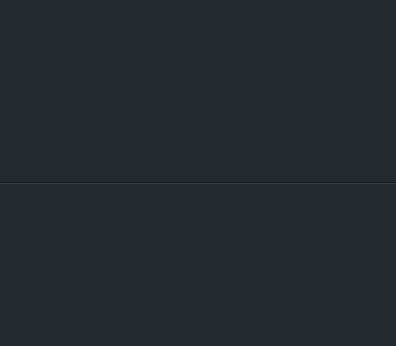
<?xml version="1.0" encoding="UTF-8"?>
<ui version="4.0">
 <class>LobbyTables</class>
 <widget class="QWidget" name="LobbyTables">
  <property name="geometry">
   <rect>
    <x>0</x>
    <y>0</y>
    <width>396</width>
    <height>346</height>
   </rect>
  </property>
  <property name="minimumSize">
   <size>
    <width>396</width>
    <height>346</height>
   </size>
  </property>
  <property name="maximumSize">
   <size>
    <width>396</width>
    <height>346</height>
   </size>
  </property>
  <property name="styleSheet">
   <string notr="true">* {
    outline: 0;
}

QTableView, QTableView::item, QTableView * {
    outline: 0;
}

QTableView
{
    background-color: #222a30;
    alternate-background-color: #37474f;
    gridline-color: rgba(0, 220, 0, 10);
}
QTableView::item:selected {
    
    background-color: #cfd8dc;
    color: #191919;
}
QTableView::item {
    font: 11px &quot;Open Sans&quot;;
    color: #fafafa;
}

QHeaderView::section
{
     border-top: 1px solid #455a64;
border-left: 1px solid #455a64;
border-bottom: 1px solid #191919;
border-right: 1px solid #191919;

    background-color: qlineargradient(spread:pad, x1:0, y1:1, x2:0, y2:0, stop:0 rgba(55, 71, 79, 255), stop:0.5 rgba(38, 50, 56, 255), stop:1 rgba(34, 42, 48, 255));
}

QHeaderView::section:hover{
background-color: qlineargradient(spread:pad, x1:0, y1:1, x2:0, y2:0, stop:0 rgba(34, 43, 49, 255), stop:0.95 rgba(131, 171, 190, 255), stop:1 rgba(131, 171, 190, 255));
}

QHeaderView::section:pressed{
	background-color: qlineargradient(spread:reflect, x1:0, y1:0, x2:0, y2:1, stop:0 rgba(1, 1, 1, 255), stop:0.162011 rgba(45, 45, 45, 255), stop:0.49162 rgba(19, 19, 19, 255), stop:1 rgba(37, 37, 37, 255));
} *{outline: 0;}
</string>
  </property>
  <layout class="QVBoxLayout" name="verticalLayout" stretch="0,0">
   <property name="spacing">
    <number>0</number>
   </property>
   <property name="leftMargin">
    <number>0</number>
   </property>
   <property name="topMargin">
    <number>0</number>
   </property>
   <property name="rightMargin">
    <number>0</number>
   </property>
   <property name="bottomMargin">
    <number>0</number>
   </property>
   <item>
    <widget class="QTableView" name="tableView">
     <property name="styleSheet">
      <string notr="true">QTableView {
    border: none;
    border-bottom: 1px solid #191919;
    alternate-background-color: #37474f;
    
	background-color: rgb(34, 42, 48);
	selection-background-color: rgb(207, 216, 220);
    font-size: 11px;
    text-align: center;
}

QTableView::item {
    
}

QHeaderView {
	background-color: qlineargradient(spread:pad, x1:0, y1:1, x2:0, y2:0, stop:0 rgba(55, 71, 79, 255), stop:0.5 rgba(38, 50, 56, 255), stop:1 rgba(34, 42, 48, 255));
 border-bottom: 1px solid #191919;
}
QHeaderView:section {
	background-color: qlineargradient(spread:pad, x1:0, y1:1, x2:0, y2:0, stop:0 rgba(55, 71, 79, 255), stop:0.5 rgba(38, 50, 56, 255), stop:1 rgba(34, 42, 48, 255));
    height: 24px;
    border: none;
    border-right: 1px solid #191919;
    border-left: 1px solid #455a64;
 border-bottom: 1px solid #191919;
color: #b0bec5;
font: 11px &quot;Open Sans&quot;;
}</string>
     </property>
     <property name="verticalScrollBarPolicy">
      <enum>Qt::ScrollBarAsNeeded</enum>
     </property>
     <property name="horizontalScrollBarPolicy">
      <enum>Qt::ScrollBarAlwaysOff</enum>
     </property>
     <property name="editTriggers">
      <set>QAbstractItemView::NoEditTriggers</set>
     </property>
     <property name="alternatingRowColors">
      <bool>true</bool>
     </property>
     <property name="selectionMode">
      <enum>QAbstractItemView::SingleSelection</enum>
     </property>
     <property name="selectionBehavior">
      <enum>QAbstractItemView::SelectRows</enum>
     </property>
     <property name="iconSize">
      <size>
       <width>24</width>
       <height>24</height>
      </size>
     </property>
     <property name="showGrid">
      <bool>false</bool>
     </property>
     <property name="gridStyle">
      <enum>Qt::NoPen</enum>
     </property>
     <property name="sortingEnabled">
      <bool>true</bool>
     </property>
     <property name="cornerButtonEnabled">
      <bool>false</bool>
     </property>
     <attribute name="horizontalHeaderDefaultSectionSize">
      <number>98</number>
     </attribute>
     <attribute name="horizontalHeaderMinimumSectionSize">
      <number>30</number>
     </attribute>
     <attribute name="verticalHeaderVisible">
      <bool>false</bool>
     </attribute>
     <attribute name="verticalHeaderDefaultSectionSize">
      <number>16</number>
     </attribute>
     <attribute name="verticalHeaderMinimumSectionSize">
      <number>16</number>
     </attribute>
    </widget>
   </item>
   <item>
    <widget class="QFrame" name="frame">
     <property name="styleSheet">
      <string notr="true">.QFrame {
    background-repeat: no-repeat;
	background-image: url(:/textures/game/minitable2.png);
    background-position: center;
    background-attachment: fixed;
    background-color: #222a30;
     border-top: 1px solid #34424a;
}</string>
     </property>
     <layout class="QHBoxLayout" name="horizontalLayout">
      <property name="spacing">
       <number>0</number>
      </property>
      <property name="leftMargin">
       <number>0</number>
      </property>
      <property name="topMargin">
       <number>0</number>
      </property>
      <property name="rightMargin">
       <number>0</number>
      </property>
      <property name="bottomMargin">
       <number>0</number>
      </property>
      <item>
       <spacer name="horizontalSpacer">
        <property name="orientation">
         <enum>Qt::Horizontal</enum>
        </property>
        <property name="sizeHint" stdset="0">
         <size>
          <width>40</width>
          <height>20</height>
         </size>
        </property>
       </spacer>
      </item>
      <item>
       <widget class="ns_widget::MiniTable" name="minitbl_container" native="true">
        <property name="minimumSize">
         <size>
          <width>320</width>
          <height>162</height>
         </size>
        </property>
        <property name="maximumSize">
         <size>
          <width>396</width>
          <height>162</height>
         </size>
        </property>
        <property name="styleSheet">
         <string notr="true"/>
        </property>
       </widget>
      </item>
      <item>
       <spacer name="horizontalSpacer_2">
        <property name="orientation">
         <enum>Qt::Horizontal</enum>
        </property>
        <property name="sizeHint" stdset="0">
         <size>
          <width>40</width>
          <height>20</height>
         </size>
        </property>
       </spacer>
      </item>
     </layout>
    </widget>
   </item>
  </layout>
 </widget>
 <customwidgets>
  <customwidget>
   <class>ns_widget::MiniTable</class>
   <extends>QWidget</extends>
   <header>widgets/widget_MiniTable.h</header>
   <container>1</container>
   <slots>
    <slot>onStatisticCurrentItemChanged(int)</slot>
   </slots>
  </customwidget>
 </customwidgets>
 <resources>
  <include location="../../resources.qrc"/>
 </resources>
 <connections/>
</ui>
